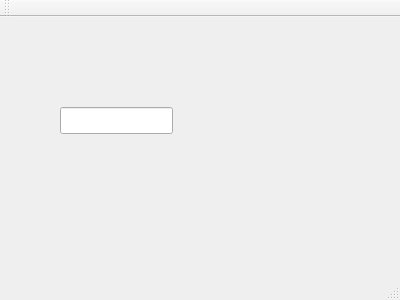
<?xml version="1.0" encoding="UTF-8"?>
<ui version="4.0">
 <class>MainWindow</class>
 <widget class="QMainWindow" name="MainWindow">
  <property name="windowModality">
   <enum>Qt::NonModal</enum>
  </property>
  <property name="geometry">
   <rect>
    <x>0</x>
    <y>0</y>
    <width>400</width>
    <height>300</height>
   </rect>
  </property>
  <property name="windowTitle">
   <string>MainWindow</string>
  </property>
  <widget class="QWidget" name="centralWidget">
   <widget class="QLineEdit" name="mLineEdit">
    <property name="geometry">
     <rect>
      <x>60</x>
      <y>90</y>
      <width>113</width>
      <height>27</height>
     </rect>
    </property>
   </widget>
  </widget>
  <widget class="QMenuBar" name="menuBar">
   <property name="geometry">
    <rect>
     <x>0</x>
     <y>0</y>
     <width>400</width>
     <height>25</height>
    </rect>
   </property>
  </widget>
  <widget class="QToolBar" name="mainToolBar">
   <attribute name="toolBarArea">
    <enum>TopToolBarArea</enum>
   </attribute>
   <attribute name="toolBarBreak">
    <bool>false</bool>
   </attribute>
  </widget>
  <widget class="QStatusBar" name="statusBar"/>
 </widget>
 <layoutdefault spacing="6" margin="11"/>
 <resources/>
 <connections/>
</ui>
